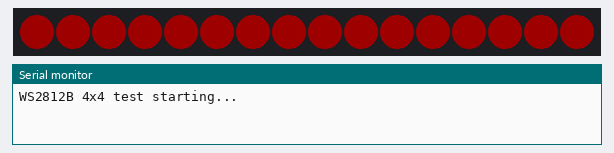
The sketch below on a simulated ESP32-S3. On the bench: 16 RGB LEDs in strip order, left to right, the last lines printed to the serial monitor. Dim RGB values are drawn brighter than linear.

Above: at 0.6 s.
At 1.8 s:
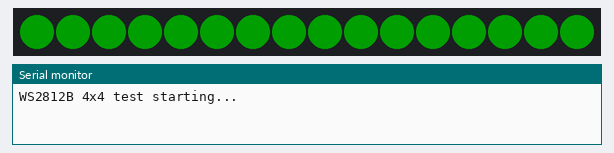
At 3.0 s:
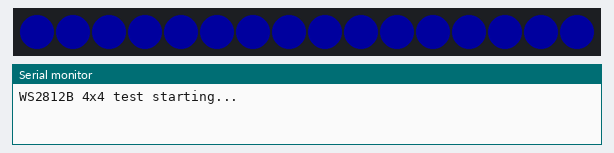
At 20.05 s:
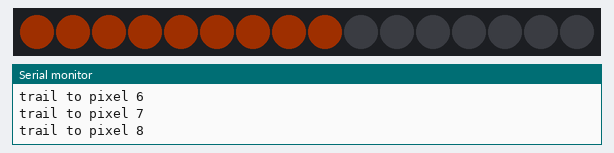
At 28.44 s:
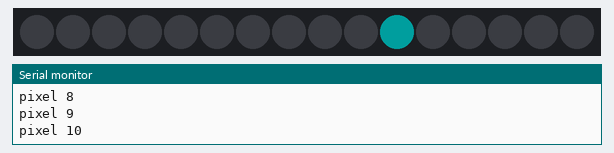
At 36.9 s:
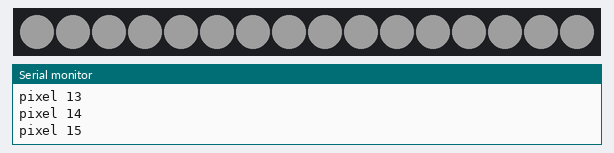

The sketch:

ws2812b-4x4-test.ino
```cpp
// ============================================================
// WS2812B-5050 4x4 矩阵测试 — ESP32-S3-DevKitC-1
// ============================================================
// Wiring（4x4 模块，库内 WS2812B-5050-4x4）:
//   ESP32-S3  3V3(或外接5V) -> 模块 VCC
//   ESP32-S3  GPIO15       -> 模块 DIN
//   ESP32-S3  GND          -> 模块 GND（共地）
//   (模块 DOUT 可空接，或接到下一块 DIN 级联)
//
// 电源：16 颗灯珠满白约 960mA。3V3 供电请保持低亮度（默认 30）；
//       要满亮度需外接 5V 到模块 VCC，并共地。
//
// 灯序：模块为蛇形扫描（右下角 1→16），像素 0 在右下角。
//
// Library: Adafruit NeoPixel 1.15.5
// Board: ESP32S3 Dev Module (esp32:esp32:esp32s3)
// ============================================================

#include <Adafruit_NeoPixel.h>

#define PIN         15          // ESP32-S3 GPIO15
#define NUMPIXELS   16          // 4x4 = 16 颗

Adafruit_NeoPixel pixels(NUMPIXELS, PIN, NEO_GRB + NEO_KHZ800);

void setup() {
  Serial.begin(115200);
  delay(200);
  Serial.println("WS2812B 4x4 test starting...");

  pixels.begin();
  pixels.setBrightness(30);     // 实测 3V3 下 30 亮度合适；80 偏亮，满白需外接5V
  pixels.clear();
  pixels.show();
  delay(300);
}

void loop() {
  // 1) 全亮单色循环：验证 16 颗都能亮 + 颜色顺序
  allColor(255, 0, 0);   // 红
  allColor(0, 255, 0);   // 绿
  allColor(0, 0, 255);   // 蓝
  allColor(255, 255, 255); // 白（3V3 下会偏暗/偏色，属正常）

  // 2) 累积铺路：验证完整蛇形路径（路径逐渐铺满，可看清走向）
  verifyTrail(255, 80, 0); // 橙色铺路 + 慢速逐颗带序号

  // 3) 追逐灯（knight rider）：沿蛇形来回
  knightRider(0, 255, 128);

  // 4) 熄灭
  pixels.clear();
  pixels.show();
  delay(800);
}

// 累积铺路：从像素0开始一颗颗点亮且不熄灭，路径像画线一样铺满
// （实测确认：每列从下往上爬，列间底部相连）
void verifyTrail(uint8_t r, uint8_t g, uint8_t b) {
  for (int pass = 0; pass < 3; pass++) {
    for (int i = 0; i < NUMPIXELS; i++) {
      pixels.setPixelColor(i, pixels.Color(r, g, b));
      pixels.show();
      Serial.print("trail to pixel "); Serial.println(i);
      delay(250);
    }
    delay(1500);   // 16 颗铺满后停留，便于观察整条路径
    pixels.clear();
    pixels.show();
    delay(800);
  }
  // 逐颗慢速走一遍（带序号，方便核对每个位置）
  for (int i = 0; i < NUMPIXELS; i++) {
    pixels.clear();
    pixels.setPixelColor(i, pixels.Color(0, 255, 255));
    pixels.show();
    Serial.print("pixel "); Serial.println(i);
    delay(400);
  }
}

// 全部 16 颗同时显示一种颜色
void allColor(uint8_t r, uint8_t g, uint8_t b) {
  for (int i = 0; i < NUMPIXELS; i++) {
    pixels.setPixelColor(i, pixels.Color(r, g, b));
  }
  pixels.show();
  delay(1200);
}

// 逐颗点亮一圈（按蛇形像素顺序 0..15）
void pixelWalk(uint8_t r, uint8_t g, uint8_t b) {
  for (int i = 0; i < NUMPIXELS; i++) {
    pixels.clear();
    pixels.setPixelColor(i, pixels.Color(r, g, b));
    pixels.show();
    delay(120);
  }
}

// 追逐灯：一颗高亮沿蛇形来回跑
void knightRider(uint8_t r, uint8_t g, uint8_t b) {
  for (int i = 0; i < NUMPIXELS; i++) {
    pixels.clear();
    pixels.setPixelColor(i, pixels.Color(r, g, b));
    pixels.show();
    delay(60);
  }
  for (int i = NUMPIXELS - 2; i > 0; i--) {
    pixels.clear();
    pixels.setPixelColor(i, pixels.Color(r, g, b));
    pixels.show();
    delay(60);
  }
}
```

Measured:
- what the display in image 0 shows lasts 1.2 s, from 0.5 s to 1.7 s
- what the display in image 4 shows lasts 0.4 s, from 28.2 s to 28.6 s
